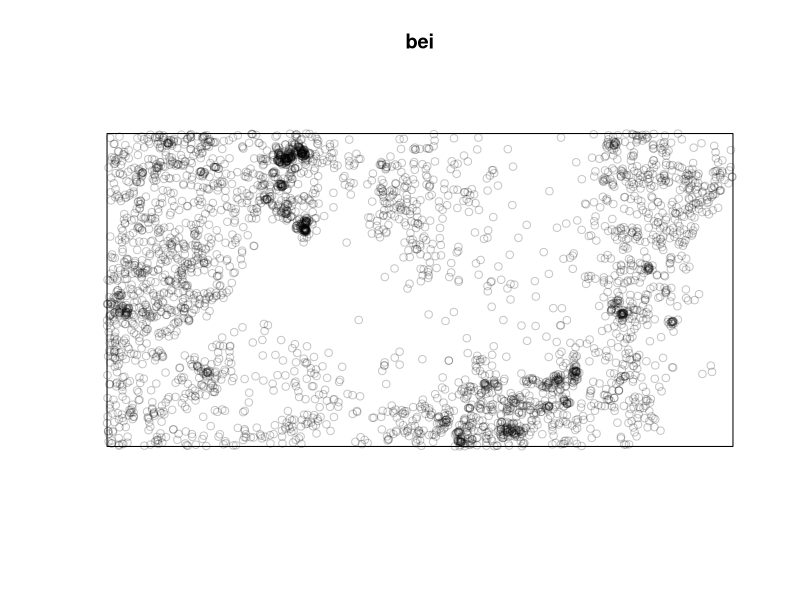
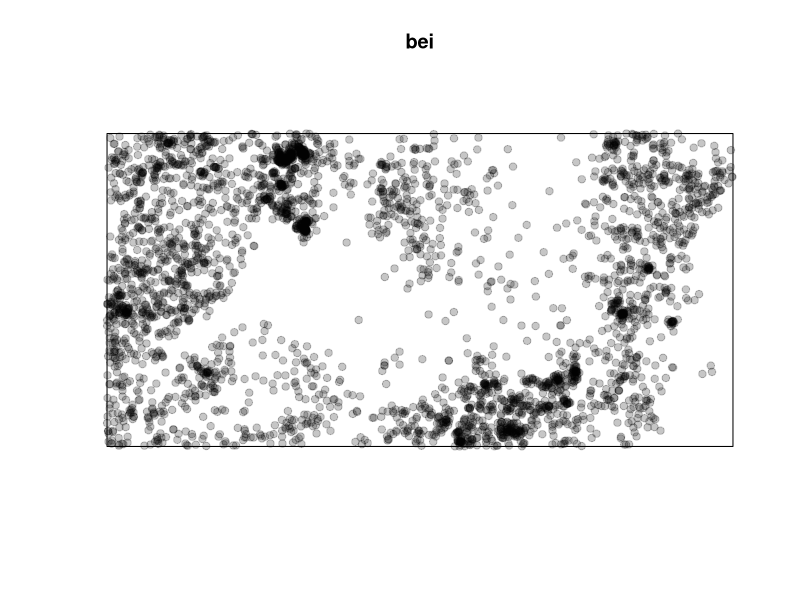
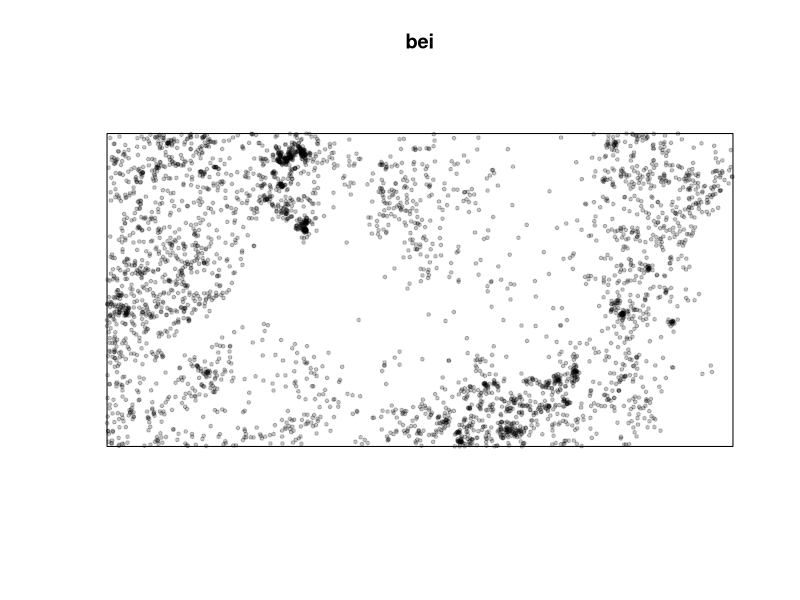
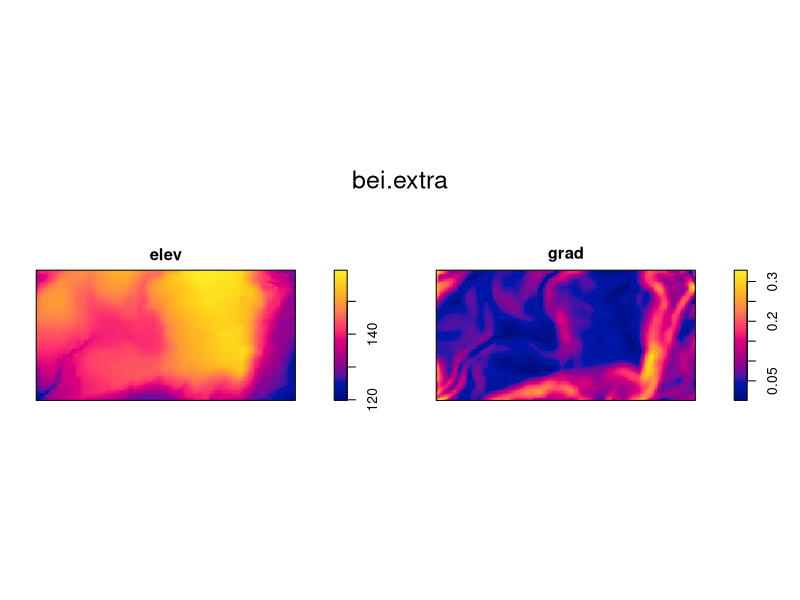
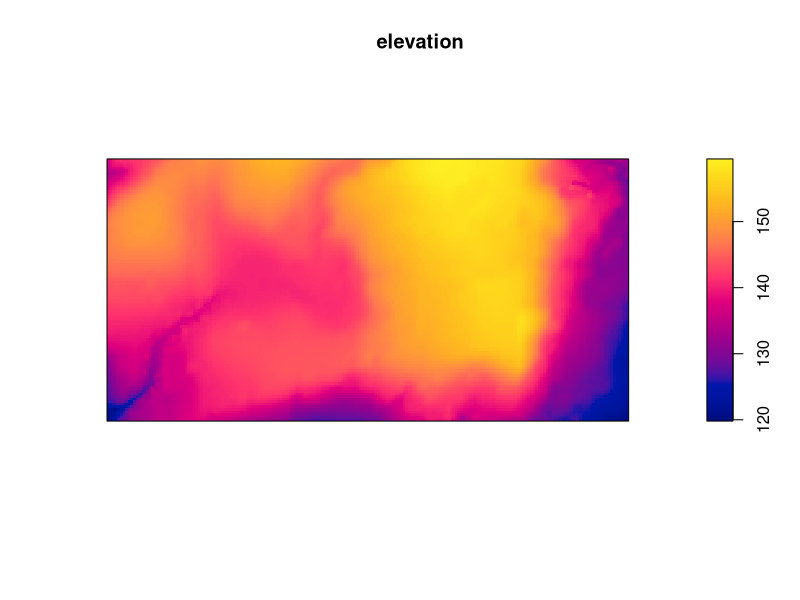
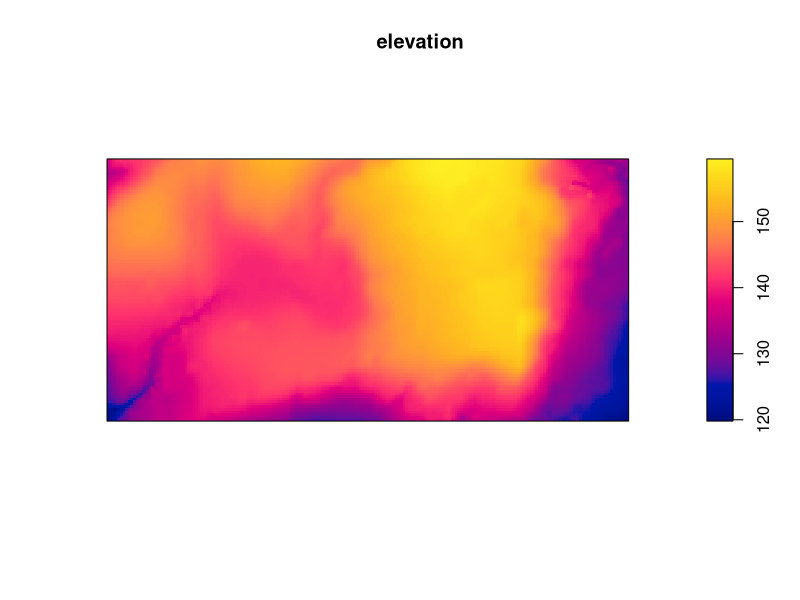
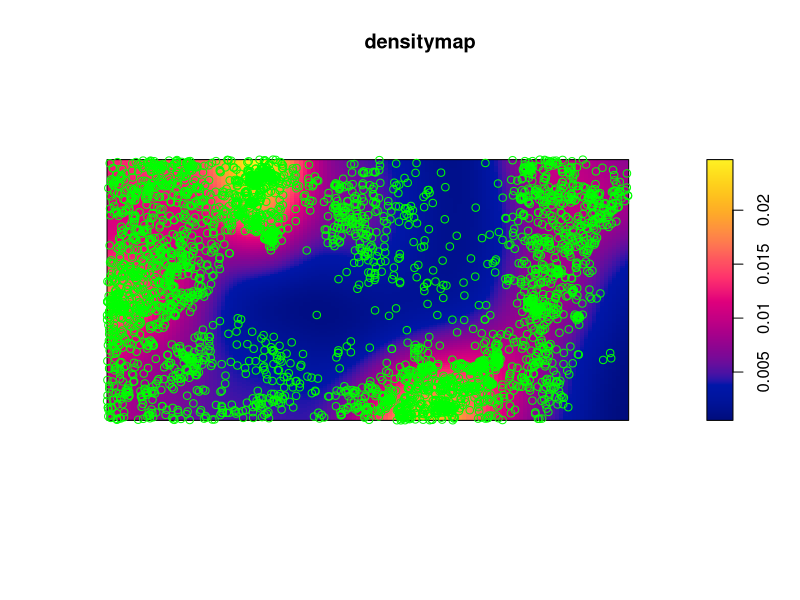

Write R code to recreate these figures, in order. (Note: this script raises an error after producing the figures.)
# how to calculate the density of individuals in a population
# topics:
# using a dataset
# extracting data
# plotting a density map
# plotting the maps one beside the other
# changing colors to maps
# increase the gradient

# A package is needed for point pattern analysis, installing the spatstat package. We use spatstat package to deal with population ecology
install.packages("spatstat")

# Recalling the package
library(spatstat)

# let's use the bei dataset:
bei

plot(bei)
plot(bei, pch=19)
plot(bei, pch=19, cex=0.5)

# additional datasets
bei.extra
plot(bei.extra) # it shows me two images, one is elevation and one is graduation
# bei is a vector that is composed by points ; bei.extra is composed by pixels that together create a raster


# extracting data, first method:
elevation <- bei.extra$elev
plot(elevation) # now i only see elevation

# second method to extract elements
elevation <- bei.extra[[1]]
plot(elevation)

# density map starting from points, passing from points to a countinuous surface
densitymap <- density(bei)

plot(densitymap)
points(bei, col="green")

# plotting the maps one beside the other
par(mfrow=c(1,2))
plot(elevation2)
plot(densitymap)

# exercise: make a multiframe with maps one on top of the other
par(mfrow=c(2,1))
plot(elevation2)
plot(densitymap)

# let's go back to the original plot(s)
dev.off() # this is to clear off all graphs
plot(elevation2)

# changing colors to maps
cl <- colorRampPalette(c("red", "orange", "yellow"))(3) # dove 3 è il gradiente, aumentandolo diventa più sfumato
plot(densitymap,col=cl)

# increase the gradient
cl <- colorRampPalette(c("red", "orange", "yellow"))(10)
plot(densitymap,col=cl)

# increase again
cl <- colorRampPalette(c("red", "orange", "yellow"))(100)
plot(densitymap,col=cl)

# search in your browser for "colors in R"

# Exercise: change the color ramp palette using different colors
cl <- colorRampPalette (c("lightpink", "plum3", "mistyrose2"))(100)

# Exercise: build a multiframe and plot the densitymap with two different color ramp palettes one beside the other
par(mfrow=c(1,2))

cln <- colorRampPalette(c("purple1", "orchid2", "palegreen3", "paleturquoise"))(100)
plot(densitymap, col=cln)

clg <- colorRampPalette(c("green4", "green3", "green2", "green1", "green"))(100)
plot(densitymap, col=clg)

dev.off()
